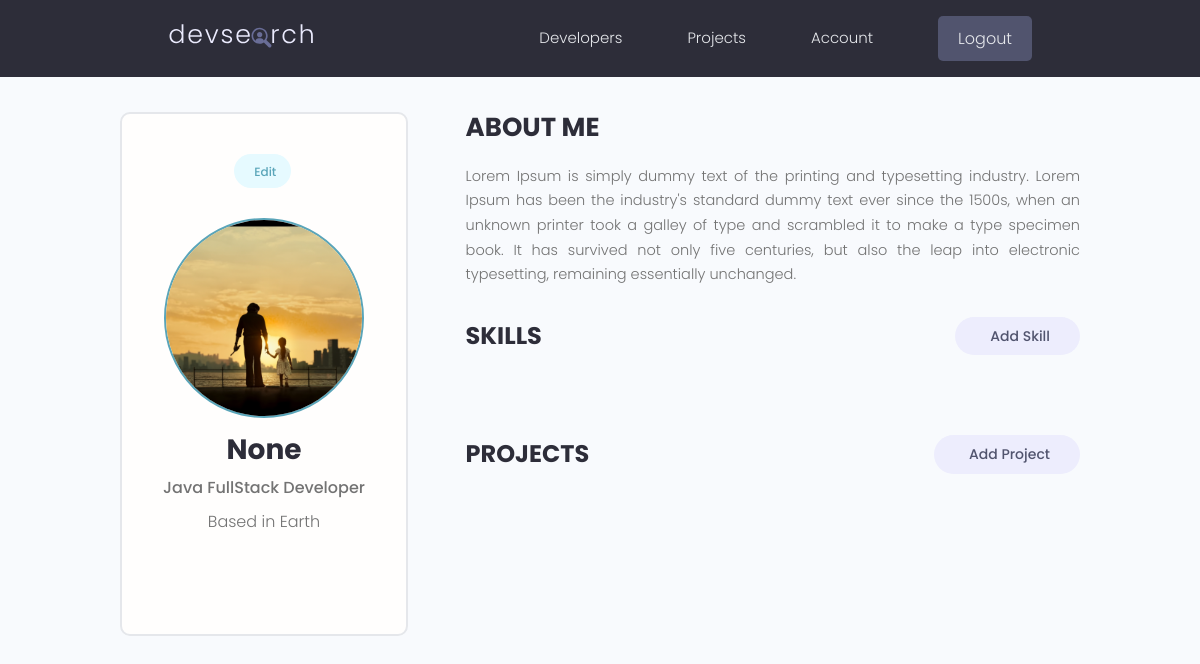
/account/ (signed in), run on the app's committed database.
### users/models.py (models this page shows, shortened)
class Profile(models.Model):
    user = models.OneToOneField(
        User, on_delete=models.CASCADE, null=True, blank=True)
    name = models.CharField(max_length=200, blank=True, null=True)
    email = models.EmailField(max_length=500, blank=True, null=True)
    username = models.CharField(max_length=200, blank=True, null=True)
    location = models.CharField(max_length=200, blank=True, null=True, default="Earth")
    short_intro = models.CharField(max_length=200, blank=True, null=True, default="This is a default bio. User has not added a bio yet.")
    bio = models.TextField(blank=True, null=True)
    profile_image = models.ImageField(
        null=True, blank=True, upload_to='profiles/', default="profiles/user-default.png")
    social_github = models.CharField(max_length=200, blank=True, null=True)
    social_twitter = models.CharField(max_length=200, blank=True, null=True)
    social_linkedin = models.CharField(max_length=200, blank=True, null=True)
    social_youtube = models.CharField(max_length=200, blank=True, null=True)
    social_website = models.CharField(max_length=200, blank=True, null=True)
    created = models.DateTimeField(auto_now_add=True)
    id = models.UUIDField(default=uuid.uuid4, unique=True,
                          primary_key=True, editable=False)

### users/views.py (the view)
# urls.py: path('account/', views.userAccount, name='account'),
@login_required(login_url='login')
def userAccount(request):
    profile = request.user.profile
    skills= profile.skills_set.all()
    projects = profile.project_set.all()
    context = {'profile': profile, 'skills': skills, 'projects': projects}
    return render(request, 'users/account.html', context)

### users/templates/users/account.html (shortened to what this page needs)
{% extends 'main.html' %}
{% block content %}
<main class="settingsPage profile my-md">
  <div class="container">
    <div class="layout">
      <div class="column column--1of3">
        <div class="card text-center">
          <div class="card__body dev">
            <a class="tag tag--pill tag--main settings__btn" href="{% url 'edit-account' %}">
              Edit</a>
            <img class="avatar avatar--xl dev__avatar" src="{{profile.profile_image.url}}" />
            <h2 class="dev__name">{{profile.name}}</h2>
            <p class="dev__title">{{profile.short_intro}}</p>
            <p class="dev__location">Based in {{profile.location}}</p>
          </div>
        </div>
      </div>
      <div class="column column--2of3">
        <div class="devInfo">
          <h3 class="devInfo__title">About Me</h3>
          <p class="devInfo__about">{{profile.bio}}</p>
        </div>
        <div class="settings">
          <h3 class="settings__title">Skills</h3>
          <a class="tag tag--pill tag--sub settings__btn tag--lg" href="{% url 'create-skill' %}"> Add Skill</a>
        </div>
        <div class="settings">
          <h3 class="settings__title">Projects</h3>
          <a class="tag tag--pill tag--sub settings__btn tag--lg" href="{% url 'create-project' %}"> Add Project</a>
        </div>
      </div>
    </div>
  </div>
</main>
{% endblock %}

### projects/static/styles/app.css (style rules this page uses)
:root { --color-sub: #2d2d39; }
.card { border: 2px solid var(--color-light); }
img { width: 100%; }
.profile .card > .dev { padding: 4rem; }
.dev__avatar { display: block; margin: auto; }
.dev__name { color: var(--color-sub); font-size: 2.8rem; font-weight: 700; margin-top: 1rem; margin-bottom: 0.5rem; }
.dev__title { font-size: 1.6rem; font-weight: 500; line-height: 1.3; }
.dev__location { margin-top: 1rem; }
.devInfo { margin-bottom: 3rem; }
.devInfo__title, .devInfo__subtitle { font-size: 2.6rem; color: var(--color-sub); text-transform: uppercase; font-weight: 700; margin-bottom: 1.5rem; }
.devInfo__about, .devSkill__info { font-size: 1.45rem; line-height: 1.7; text-align: justify; }
.settingsPage .dev > .settings__btn { display: inline-block; margin-bottom: 3rem; }
.settings { display: flex; justify-content: space-between; align-items: center; }
.settings__title { font-size: 2.4rem; text-transform: uppercase; font-weight: 700; color: var(--color-sub); }

### projects/static/uikit/styles/modules/_variables.css (style rules this page uses)
:root { --color-main: #5aa5b9; --color-main-light: #e6faff; --color-sub: #3f4156; --color-sub-light: #51546e; --color-sub-lighter: #ededfd; --color-text: #737373; --color-gray: #8b8b8b; --color-light: #e5e7eb; --color-light-gray: #767676; --color-bg: #f8fafd; --color-white: #fffefd; --color-white-light: #f3f3f3; --color-success: #359e64; --color-success-bg: #def8e8; --color-error: #fc4b0b; --color-error-bg: #fff2ee; --font-base: 'Poppins', arial, helvetica, 'Segoe UI', roboto, ubuntu, sans-serif; --font-monospace: 'Fira Code', 'Courier New', courier, monospace; --font-regular: 300; --font-medium: 500; --font-bold: 700; --generic-shadow: 1px 1px 5px #00000010; --generic-transition: all 0.3s ease-in-out; }

### projects/static/uikit/styles/modules/_base.css (style rules this page uses)
* { margin: 0; padding: 0; box-sizing: border-box; text-rendering: optimizeLegibility; color: inherit; font-size: inherit; }
html { font-size: 50%; }
@media only screen and (min-width: 480px) { html { font-size: 56.25%; } }
@media only screen and (min-width: 1200px) { html { font-size: 62.5%; } }
body { line-height: 1.6; font-weight: 400; font-size: 1.5rem; color: var(--color-text); background-color: var(--color-bg); min-height: 100vh; }

### projects/static/uikit/styles/modules/_typography.css (style rules this page uses)
* { font-family: var(--font-base); }
h2 { font-size: 3.6rem; font-weight: var(--font-bold); }
h3 { font-size: 3.2rem; font-weight: var(--font-medium); }
p, span, strong { font-size: 1.6rem; color: var(--color-text); font-weight: var(--font-regular); }
a { padding-bottom: 2px; text-decoration: none; display: inline-block; color: var(--color-main); font-weight: var(--font-medium); }

### projects/static/uikit/styles/modules/_utilities.css (style rules this page uses)
.container { width: 92%; max-width: 165rem; margin: 0 auto; box-sizing: border-box; }
@media screen and (min-width: 1000px) { .container { width: 90%; } }
@media screen and (min-width: 1200px) { .container { width: 80%; } }
.text-center { text-align: center; }
.my-md { margin: 3rem auto; }

### projects/static/uikit/styles/modules/_avatar.css (style rules this page uses)
.avatar { border-radius: 50%; border: 2px solid var(--color-main); object-fit: cover; }
.avatar--xl { height: 20rem; width: 20rem; }

### projects/static/uikit/styles/modules/_card.css (style rules this page uses)
.card { border-radius: 1rem; background-color: var(--color-white); border: 1.5px solid var(--color-light); width: auto; height: auto; margin-top: 0.5rem; margin-bottom: 0.5rem; overflow: hidden; }
.card__body, .card__header { padding: 2rem 2.5rem; }

### projects/static/uikit/styles/modules/_tag.css (style rules this page uses)
.tag { display: inline-flex; align-items: center; background-color: var(--color-sub); height: -webkit-fit-content; height: -moz-fit-content; height: fit-content; width: -webkit-fit-content; width: -moz-fit-content; width: fit-content; border-radius: 0.5rem; padding: 0.5rem 1.5rem; font-size: 1.2rem; cursor: pointer; }
.tag:not(:last-child) { margin-right: 0.25rem; margin-bottom: 0.75rem; }
.tag--pill { border-radius: 5rem; }
.tag--main, .tag--main > small { background: var(--color-main-light); color: var(--color-main); font-weight: 500; }
.tag--sub, .tag--sub > small { background: var(--color-sub-lighter); color: var(--color-sub-light); font-weight: 500; }
.tag--lg { padding: 0.8rem 3rem; font-size: 1.4rem; }

### projects/static/uikit/styles/modules/_layout.css (style rules this page uses)
.layout { display: flex; flex-flow: row wrap; justify-content: space-between; }
.layout > .column { margin-bottom: 3rem; }
.layout > .column.column--1of3 { flex-basis: 30%; }
.layout > .column.column--2of3 { flex-basis: 64%; }

### data on the page
Profile: profile_image (picture), name "None", short_intro "Java FullStack Developer", location "Earth", bio "Lorem Ipsum is simply dummy text of the printing and typesetting industry. Lorem Ipsum has been the industry's standard dummy text ever since the 1500s, when an unknown printer took a galley of type and scrambled it to make a type specimen book. It has survived not only five centuries, but also the leap into electronic typesetting, remaining essentially unchanged."
